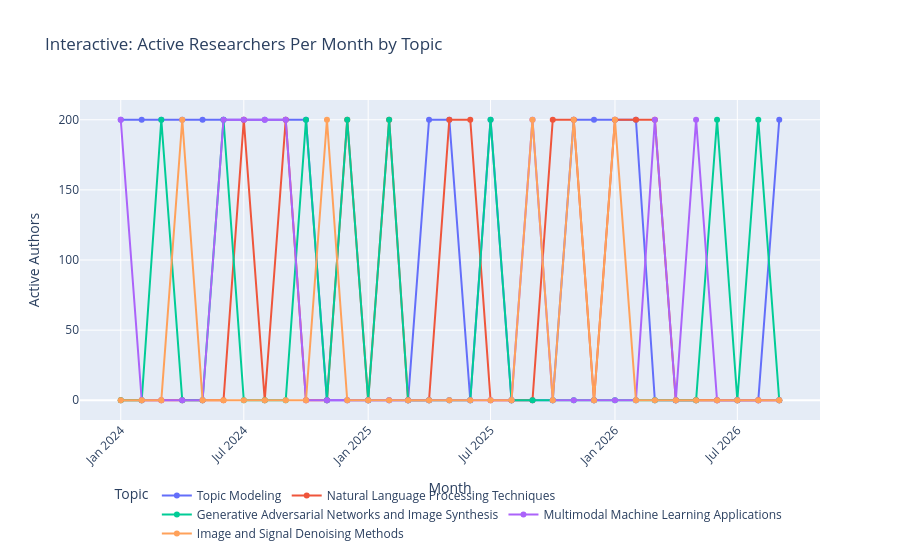

The notebook cell this image was saved under:
### Markdown cell above
### 4. Authors Per Month Per Topic (2024–2026)
Measures the number of active distinct researchers participating in each topic every month. A rapid influx of new authors indicates academic crowding and community expansion.

### Code cell
# Seaborn: Authors Velocity
plt.figure(figsize=(14, 6))
sns.lineplot(
    data=df_monthly,
    x="month",
    y="authors_count",
    hue="topic_name",
    marker="o",
    linewidth=2.5
)
plt.title("Active Distinct Authors Per Month (2024–2026)", fontsize=14, fontweight="bold", pad=12)
plt.xlabel("Month (YYYY-MM)", fontsize=11)
plt.ylabel("Distinct Researchers per Month", fontsize=11)
plt.xticks(rotation=45, ha="right", fontsize=9)
plt.legend(title="Topic", bbox_to_anchor=(1.02, 1), loc="upper left")
plt.tight_layout()
plt.show()

# Plotly Interactive Authors
fig_auth = px.line(
    df_monthly,
    x="month",
    y="authors_count",
    color="topic_name",
    markers=True,
    title="Interactive: Active Researchers Per Month by Topic",
    labels={"authors_count": "Active Authors", "month": "Month", "topic_name": "Topic"}
)
fig_auth.update_layout(xaxis_tickangle=-45, legend=dict(orientation="h", yanchor="bottom", y=-0.4, xanchor="center", x=0.5))
fig_auth.show()

### Figure 1 — Plotly figure (JSON) as saved in the notebook; plotly's stock layout.template omitted (floating-point values rounded to 4 significant figures)
{"data": [{"hovertemplate": "Topic=Topic Modeling<br>Month=%{x}<br>Active Authors=%{y}<extra></extra>", "legendgroup": "Topic Modeling", "line": {"color": "#636efa", "dash": "solid"}, "marker": {"symbol": "circle"}, "mode": "lines+markers", "name": "Topic Modeling", "orientation": "v", "showlegend": true, "type": "scatter", "x": ["2024-01", "2024-02", "2024-03", "2024-04", "2024-05", "2024-06", "2024-07", "2024-08", "2024-09", "2024-10", "2024-11", "2024-12", "2025-01", "2025-02", "2025-03", "2025-04", "2025-05", "2025-06", "2025-07", "2025-08", "2025-09", "2025-10", "2025-11", "2025-12", "2026-01", "2026-02", "2026-03", "2026-04", "2026-05", "2026-06", "2026-07", "2026-08", "2026-09"], "xaxis": "x", "y": [200, 200, 200, 200, 200, 200, 200, 200, 200, 200, 0, 0, 0, 0, 0, 200, 200, 0, 200, 0, 0, 0, 200, 200, 200, 200, 0, 0, 0, 0, 0, 0, 200], "yaxis": "y"}, {"hovertemplate": "Topic=Natural Language Processing Techniques<br>Month=%{x}<br>Active Authors=%{y}<extra></extra>", "legendgroup": "Natural Language Processing Techniques", "line": {"color": "#EF553B", "dash": "solid"}, "marker": {"symbol": "circle"}, "mode": "lines+markers", "name": "Natural Language Processing Techniques", "orientation": "v", "showlegend": true, "type": "scatter", "x": ["2024-01", "2024-02", "2024-03", "2024-04", "2024-05", "2024-06", "2024-07", "2024-08", "2024-09", "2024-10", "2024-11", "2024-12", "2025-01", "2025-02", "2025-03", "2025-04", "2025-05", "2025-06", "2025-07", "2025-08", "2025-09", "2025-10", "2025-11", "2025-12", "2026-01", "2026-02", "2026-03", "2026-04", "2026-05", "2026-06", "2026-07", "2026-08", "2026-09"], "xaxis": "x", "y": [0, 0, 0, 0, 0, 0, 200, 0, 200, 0, 0, 200, 0, 200, 0, 0, 200, 200, 0, 0, 0, 200, 200, 0, 200, 200, 200, 0, 0, 0, 0, 0, 0], "yaxis": "y"}, {"hovertemplate": "Topic=Generative Adversarial Networks and Image Synthesis<br>Month=%{x}<br>Active Authors=%{y}<extra></extra>", "legendgroup": "Generative Adversarial Networks and Image Synthesis", "line": {"color": "#00cc96", "dash": "solid"}, "marker": {"symbol": "circle"}, "mode": "lines+markers", "name": "Generative Adversarial Networks and Image Synthesis", "orientation": "v", "showlegend": true, "type": "scatter", "x": ["2024-01", "2024-02", "2024-03", "2024-04", "2024-05", "2024-06", "2024-07", "2024-08", "2024-09", "2024-10", "2024-11", "2024-12", "2025-01", "2025-02", "2025-03", "2025-04", "2025-05", "2025-06", "2025-07", "2025-08", "2025-09", "2025-10", "2025-11", "2025-12", "2026-01", "2026-02", "2026-03", "2026-04", "2026-05", "2026-06", "2026-07", "2026-08", "2026-09"], "xaxis": "x", "y": [0, 0, 200, 0, 0, 200, 0, 0, 0, 200, 0, 200, 0, 200, 0, 0, 0, 0, 200, 0, 0, 0, 0, 0, 0, 0, 0, 0, 0, 200, 0, 200, 0], "yaxis": "y"}, {"hovertemplate": "Topic=Multimodal Machine Learning Applications<br>Month=%{x}<br>Active Authors=%{y}<extra></extra>", "legendgroup": "Multimodal Machine Learning Applications", "line": {"color": "#ab63fa", "dash": "solid"}, "marker": {"symbol": "circle"}, "mode": "lines+markers", "name": "Multimodal Machine Learning Applications", "orientation": "v", "showlegend": true, "type": "scatter", "x": ["2024-01", "2024-02", "2024-03", "2024-04", "2024-05", "2024-06", "2024-07", "2024-08", "2024-09", "2024-10", "2024-11", "2024-12", "2025-01", "2025-02", "2025-03", "2025-04", "2025-05", "2025-06", "2025-07", "2025-08", "2025-09", "2025-10", "2025-11", "2025-12", "2026-01", "2026-02", "2026-03", "2026-04", "2026-05", "2026-06", "2026-07", "2026-08", "2026-09"], "xaxis": "x", "y": [200, 0, 0, 0, 0, 200, 200, 200, 200, 0, 0, 0, 0, 0, 0, 0, 0, 0, 0, 0, 200, 0, 0, 0, 0, 0, 200, 0, 200, 0, 0, 0, 0], "yaxis": "y"}, {"hovertemplate": "Topic=Image and Signal Denoising Methods<br>Month=%{x}<br>Active Authors=%{y}<extra></extra>", "legendgroup": "Image and Signal Denoising Methods", "line": {"color": "#FFA15A", "dash": "solid"}, "marker": {"symbol": "circle"}, "mode": "lines+markers", "name": "Image and Signal Denoising Methods", "orientation": "v", "showlegend": true, "type": "scatter", "x": ["2024-01", "2024-02", "2024-03", "2024-04", "2024-05", "2024-06", "2024-07", "2024-08", "2024-09", "2024-10", "2024-11", "2024-12", "2025-01", "2025-02", "2025-03", "2025-04", "2025-05", "2025-06", "2025-07", "2025-08", "2025-09", "2025-10", "2025-11", "2025-12", "2026-01", "2026-02", "2026-03", "2026-04", "2026-05", "2026-06", "2026-07", "2026-08", "2026-09"], "xaxis": "x", "y": [0, 0, 0, 200, 0, 0, 0, 0, 0, 0, 200, 0, 0, 0, 0, 0, 0, 0, 0, 0, 200, 0, 200, 0, 200, 0, 0, 0, 0, 0, 0, 0, 0], "yaxis": "y"}], "layout": {"legend": {"orientation": "h", "title": {"text": "Topic"}, "tracegroupgap": 0, "x": 0.5, "xanchor": "center", "y": -0.4, "yanchor": "bottom"}, "title": {"text": "Interactive: Active Researchers Per Month by Topic"}, "xaxis": {"anchor": "y", "domain": [0.0, 1.0], "tickangle": -45, "title": {"text": "Month"}}, "yaxis": {"anchor": "x", "domain": [0.0, 1.0], "title": {"text": "Active Authors"}}}}
